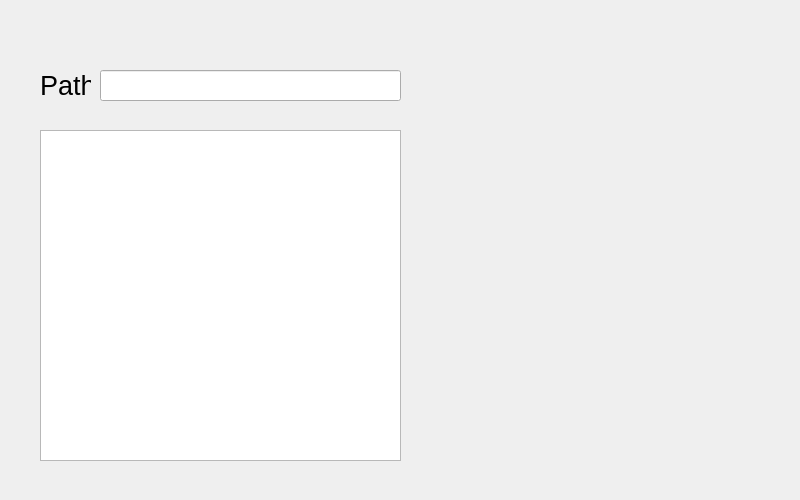
<?xml version="1.0" encoding="UTF-8"?>
<ui version="4.0">
 <class>FileSystem</class>
 <widget class="QWidget" name="FileSystem">
  <property name="geometry">
   <rect>
    <x>0</x>
    <y>0</y>
    <width>800</width>
    <height>500</height>
   </rect>
  </property>
  <property name="windowTitle">
   <string>Form</string>
  </property>
  <widget class="QListWidget" name="listWidget">
   <property name="geometry">
    <rect>
     <x>40</x>
     <y>130</y>
     <width>361</width>
     <height>331</height>
    </rect>
   </property>
  </widget>
  <widget class="QLabel" name="label">
   <property name="geometry">
    <rect>
     <x>40</x>
     <y>70</y>
     <width>51</width>
     <height>31</height>
    </rect>
   </property>
   <property name="font">
    <font>
     <pointsize>20</pointsize>
    </font>
   </property>
   <property name="text">
    <string>Path:</string>
   </property>
  </widget>
  <widget class="QLineEdit" name="lineEdit">
   <property name="geometry">
    <rect>
     <x>100</x>
     <y>70</y>
     <width>301</width>
     <height>31</height>
    </rect>
   </property>
   <property name="font">
    <font>
     <pointsize>15</pointsize>
    </font>
   </property>
   <property name="text">
    <string/>
   </property>
  </widget>
 </widget>
 <resources/>
 <connections/>
</ui>
